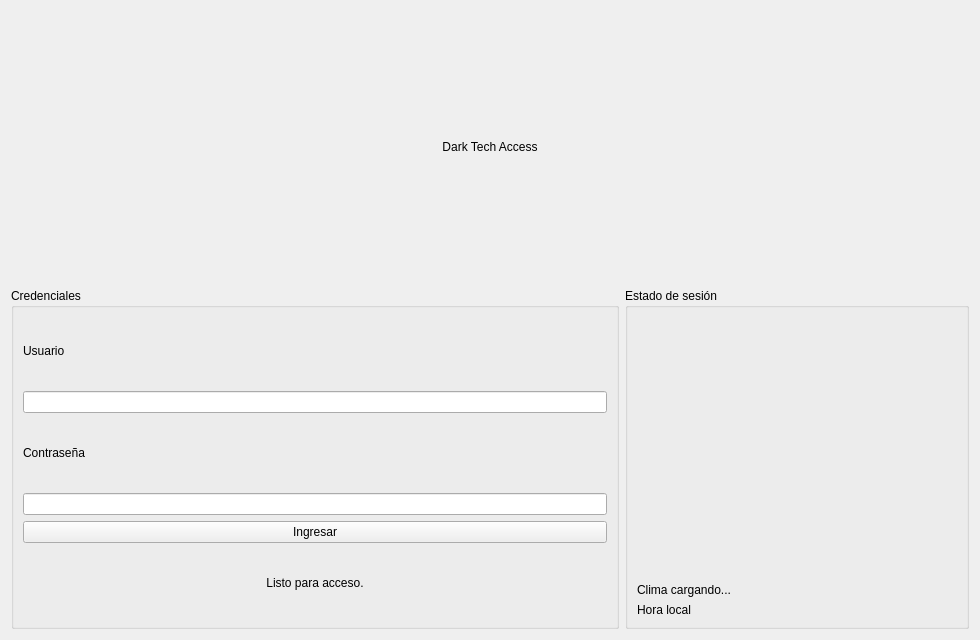
<?xml version="1.0" encoding="UTF-8"?>
<ui version="4.0">
 <class>Login</class>
 <widget class="QWidget" name="Login">
  <property name="geometry">
   <rect>
    <x>0</x>
    <y>0</y>
    <width>980</width>
    <height>640</height>
   </rect>
  </property>
  <property name="windowTitle">
   <string>Login Dark Tech</string>
  </property>
  <layout class="QVBoxLayout" name="verticalLayout">
   <item>
    <widget class="QLabel" name="titleLabel">
     <property name="text">
      <string>Dark Tech Access</string>
     </property>
     <property name="alignment">
      <set>Qt::AlignCenter</set>
     </property>
    </widget>
   </item>
   <item>
    <layout class="QHBoxLayout" name="mainContentLayout">
     <item>
      <widget class="QGroupBox" name="loginGroup">
       <property name="title">
        <string>Credenciales</string>
       </property>
       <layout class="QVBoxLayout" name="loginFormLayout">
        <item>
         <widget class="QLabel" name="userLabel">
          <property name="text">
           <string>Usuario</string>
          </property>
         </widget>
        </item>
        <item>
         <widget class="QLineEdit" name="usernameEdit"/>
        </item>
        <item>
         <widget class="QLabel" name="passwordLabel">
          <property name="text">
           <string>Contraseña</string>
          </property>
         </widget>
        </item>
        <item>
         <widget class="QLineEdit" name="passwordEdit"/>
        </item>
        <item>
         <widget class="QPushButton" name="loginButton">
          <property name="text">
           <string>Ingresar</string>
          </property>
         </widget>
        </item>
        <item>
         <widget class="QLabel" name="statusLabel">
          <property name="text">
           <string>Listo para acceso.</string>
          </property>
          <property name="alignment">
           <set>Qt::AlignCenter</set>
          </property>
         </widget>
        </item>
       </layout>
      </widget>
     </item>
     <item>
      <widget class="QGroupBox" name="infoGroup">
       <property name="title">
        <string>Estado de sesión</string>
       </property>
       <layout class="QVBoxLayout" name="infoLayout">
        <item>
         <widget class="QLabel" name="imagePreviewLabel">
          <property name="minimumSize">
           <size>
            <width>320</width>
            <height>260</height>
           </size>
          </property>
          <property name="alignment">
           <set>Qt::AlignCenter</set>
          </property>
         </widget>
        </item>
        <item>
         <widget class="QLabel" name="weatherLabel">
          <property name="text">
           <string>Clima cargando...</string>
          </property>
         </widget>
        </item>
        <item>
         <widget class="QLabel" name="timeLabel">
          <property name="text">
           <string>Hora local</string>
          </property>
         </widget>
        </item>
       </layout>
      </widget>
     </item>
    </layout>
   </item>
  </layout>
 </widget>
 <resources/>
 <connections/>
</ui>
